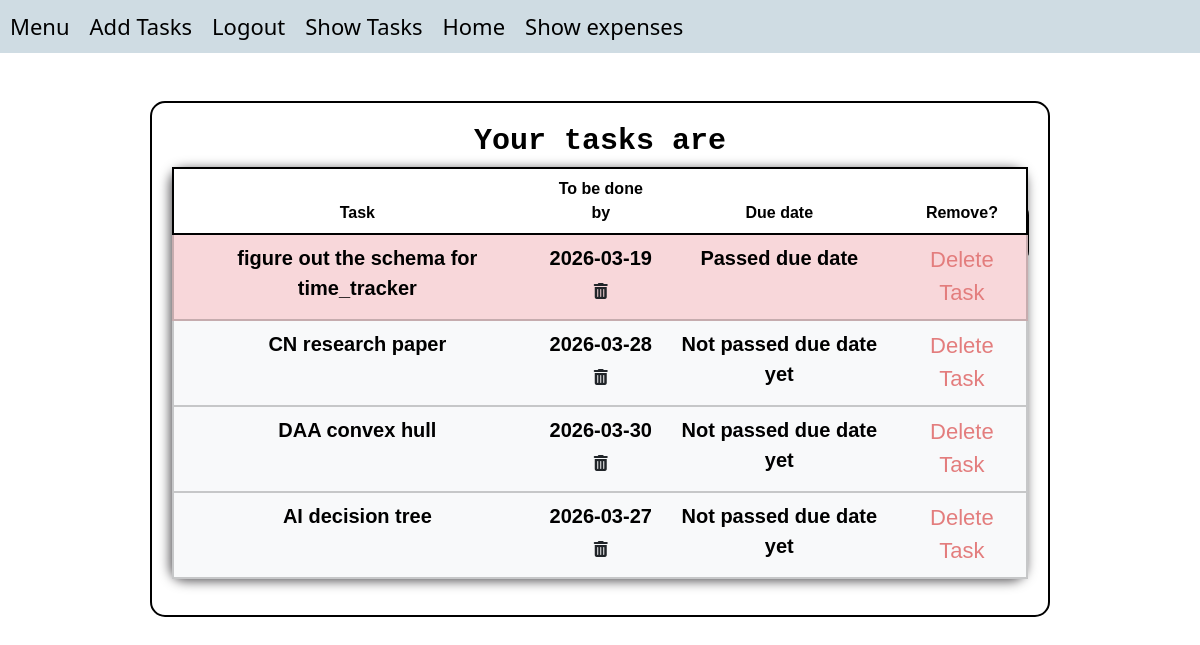
The page /show on the database its author committed.
### todo/models.py (models this page shows)
class task(db.Model):
    id = db.Column("id", db.Integer, primary_key = True)
    task = db.Column("task", db.String(1200), nullable = False)
    date = db.Column("date", db.Date, nullable = False)
    expired = db.Column("expired",db.Boolean, nullable = False)

### todo/routes.py (the view)
@todo.route("/show", methods = ["GET"])
def show():
    t = task.query.all()
    tasks = task.query.all()
    for tuple in tasks:
        if tuple.date < date.today():
            tuple.expired = True
            db.session.commit()
        else:
            tuple.expired = False
            db.session.commit()
    return render_template("todo/show.html", t = t)

### todo/templates/todo/show.html (shortened to what this page needs)
{% extends "base.html" %}
{% block content %}
<br><br>
<div class="show">
    <h3>Your tasks are</h3>
    <table class="table table-hover">
        <thead>
            <th>
                Task
            </th>
            <th>
                To be done by
            </th>
            <th>
                Due date
            </th>
            <th>
                Remove?
            </th>
        </thead>
        {% for data in t %}
        {% if data.expired == True: %}
        <tbody class="table-danger">
            <td>{{data.task}}</td>
            <td>{{data.date}}
                <form action="{{url_for('todo.changeDate', id = data.id)}}" method="post">
                    <button type="button" class="btn" onclick="editDate('{{data.id}}')"><i class="fa fa-trash"></i></button>
                </form>
            </td>
            <td>Passed due date</td>
            <td>
                <a style="color: rgb(227, 125, 125);" href="{{url_for('todo.delete', id=data.id)}}"
                >Delete Task</a>
            </td>
        </tbody>
        {% else %}
        <tbody class="table-light">
            <td>{{data.task}}</td>
            <td>{{data.date}}
                <form action="{{url_for('todo.changeDate', id = data.id)}}" method="post">
                    <button type="button" class="btn" onclick="editDate('{{data.id}}')"><i class="fa fa-trash"></i></button>
                </form>
            </td>
            <td>Not passed due date yet</td>
            <td>
                <a style="color: rgb(227, 125, 125);" href="{{url_for('todo.delete', id=data.id)}}"
                >Delete Task</a>
            </td>
        </tbody>
        {% endif %}
        {% endfor %}
    </table>
</div>
{% endblock %}

### static/style.css (style rules this page uses)
* { text-align: center; align-items: center; }
table { border: 2px solid black; padding: 25px; margin: auto; text-align: center; width: 90%; height: 200px; border-radius: 15px; box-shadow: -2px 2px 12px rgb(83, 81, 84); border-color: rgb(0, 0, 0); }
thead { border: 2px solid black; border-radius: 15px; box-shadow: 2px 2pc black; border-color: rgb(0, 0, 0); color: rgb(0, 0, 0); font-weight: 800; }
tbody { border: 2px solid rgb(0, 0, 0); background-color: rgb(227, 222, 241); font-size: 20px; border-radius: 15px; border-color: rgb(0, 0, 0); }
h3 { font-family: 'Courier New', Courier, monospace; font-weight: 600; }
.show { border-radius: 15px; width: 75%; height: auto; text-align: center; margin: auto; padding: 20px; font-family: 'Lucida Sans', 'Lucida Sans Regular', 'Lucida Grande', 'Lucida Sans Unicode', Geneva, Verdana, sans-serif; border: 2px solid black; font-weight: 800; overflow-y: scroll; }
.show h3 { color: rgb(0, 0, 0); font-size: 30px; }
a { text-decoration: none; color: rgb(0, 0, 0); font-size: 22px; font-weight: 500; }
form { color: white; }

### rows shown on the page
task: task "figure out the schema for time_tracker", date "2026-03-19"
task: task "CN research paper", date "2026-03-28"
task: task "DAA convex hull", date "2026-03-30"
task: task "AI decision tree", date "2026-03-27"
